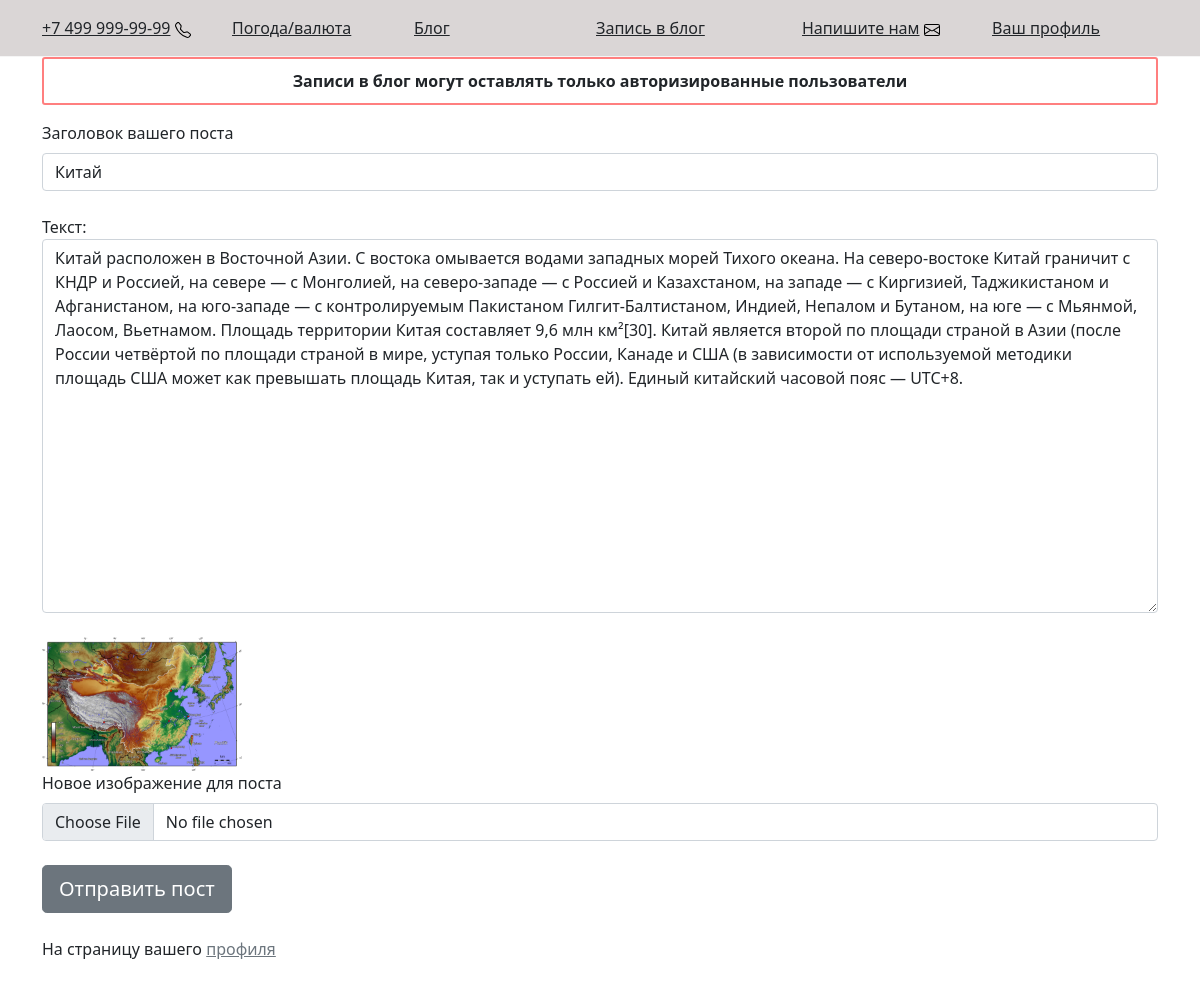
/templates/toBlogEdit.php?id=37, run on the app's committed database.
### tables this page shows
CREATE TABLE `posts` (
  `id` int UNSIGNED NOT NULL,
  `title` varchar(255) DEFAULT NULL,
  `text` text,
  `insertedOn` datetime DEFAULT NULL,
  `userId` int UNSIGNED DEFAULT NULL,
  `img` varchar(255) DEFAULT NULL
);

### templates/functions.php (called while the page is built, shortened)
<?php
require_once $_SERVER['DOCUMENT_ROOT'] . '/config/connect.php';
function getMessageBlogForEdit($x)
{
	global $connect;
	$query = "SELECT posts.id,posts.title,posts.text,posts.insertedOn,posts.userId,posts.img, users.fullname
	FROM posts LEFT JOIN users ON posts.userId = users.id WHERE posts.id = $x";
	$res = mysqli_query($connect, $query);
	return mysqli_fetch_all($res, MYSQLI_ASSOC);
}

### templates/toBlogEdit.php (the view, shortened to what this page needs)
<?php
require_once $_SERVER['DOCUMENT_ROOT'] . '/config/connect.php';
require_once $_SERVER['DOCUMENT_ROOT'] . '/templates/functions.php';
$getMessageBlogForEdit = getMessageBlogForEdit($_GET['id']);
?>
<!doctype html>
<html lang="ru">
    <?php require $_SERVER['DOCUMENT_ROOT'] . "/templates/head.php"?>
    <body>
        <?php require $_SERVER['DOCUMENT_ROOT'] . "/templates/header.php"?>
        <main>
            <div class="container">
                <div class="row">
                    <div class="col-md">
                        <form action="/templates/toBlogEditHandler.php" method="post" enctype="multipart/form-data">
                            <div><?php if (!isset($_SESSION['user'])) {
                            echo '<p class="msg">' . "Записи в блог могут оставлять только авторизированные пользователи" . '</p>';}?></div>
                            <div class="mb-4">
                            <label class="form-label" >Заголовок вашего поста</label>
                            <input type="text" name="titleBlogEdit" placeholder="Введите заговолок" class="form-control" value="<?=$getMessageBlogForEdit[0]['title']?>">
                            </div>
                            <div class="mb-4">
                            <label for="text">Текст:</label><br>
			                <textarea type="text" name="textareaBlogEdit" placeholder="Введите ваш текст" class="form-control" rows="15" cols="45"><?=$getMessageBlogForEdit[0]['text']?></textarea>
                            </div>
                            <div class="mb-4">
                            <img src="<?="/" . $getMessageBlogForEdit[0]['img']?>" alt="" width="200" ><br>
                            <label class="form-label" >Новое изображение для поста</label>
                            <input type="file" name="imageBlogEdit" class="form-control">
                            </div>
                            <div class="mb-4">
                            <button type="submit" class="btn btn-secondary btn-lg btn-block">Отправить пост</button>
                            </div>
                                На страницу вашего <a href="/templates/profile.php" class="text-secondary">профиля</a>
                            </div>
                    </div>
                </div>
        </main>
    </body>
</html>

### styles/main.css (style rules this page uses)
html, body { height: 100%; }
main { padding-bottom: 100px; }
.msg { border: 2px solid #ff7f7f; border-radius: 3px; padding: 10px; text-align: center; font-weight: 700; }

### data on the page
posts: titleBlogEdit "Китай", textareaBlogEdit "Китай расположен в Восточной Азии. С востока омывается водами западных морей Тихого океана. На северо-востоке Китай граничит с КНДР и Россией, на севере — с Монголией, на северо-западе — с Россией и Казахстаном, на западе — с Киргизией, Таджикистаном и Афганистаном, на юго-западе — с контролируемым Пакистаном Гилгит-Балтистаном, Индией, Непалом и Бутаном, на юге — с Мьянмой, Лаосом, Вьетнамом. Площадь территории Китая составляет 9,6 млн км²[30]. Китай является второй по площади страной в Азии (после России четвёртой по площади страной в мире, уступая только России, Канаде и США (в зависимости от используемой методики площадь США может как превышать площадь Китая, так и уступать ей). Единый…", img (picture)
